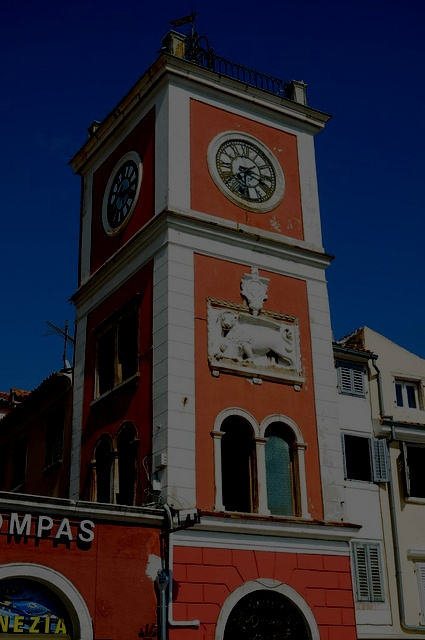
#> input picture blender-rope-sim/dr_data/dark_val/000010.jpg, 425 x 640 px, given as the content of the folder ./real_images/no_mask/two_hairties_resized, which was not available
$ python brighten_contrast.py
#> lines starting #> are read from the running program, lines starting #| are printed output that depends on the picture
import cv2
import os
import argparse
import json
import numpy as np

if __name__ == '__main__':
    parser = argparse.ArgumentParser()
    parser.add_argument('-d', '--dir', type=str, default='./real_images/no_mask/two_hairties_resized')
    args = parser.parse_args()
    output_dir = args.dir + '_editted'
    if not os.path.exists(output_dir):
    	os.mkdir(output_dir)

    alpha = 1.65 # Contrast control (1.0-3.0)
    beta = 0 # Brightness control (0-100)
    for f in os.listdir(args.dir):
        img = cv2.imread('%s/%s'%(args.dir, f)).copy()
#> img is the input picture: shape (640, 425, 3); mean B, G, R 50.1, 38.9, 42.2
        print(f)
        adjusted = cv2.convertScaleAbs(img, alpha=alpha, beta=beta)
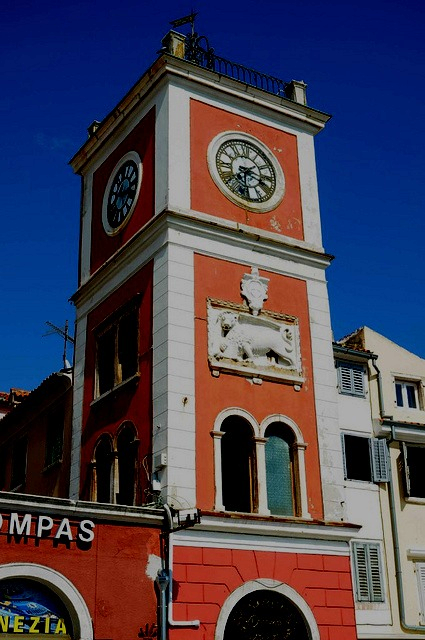
#> adjusted: shape (640, 425, 3); mean B, G, R 82.7, 64.2, 69.7
        filename = output_dir + '/' + f
        cv2.imwrite('{}'.format(filename), adjusted)

$ run again, on blender-rope-sim/dr_data/dark_val/000015.jpg
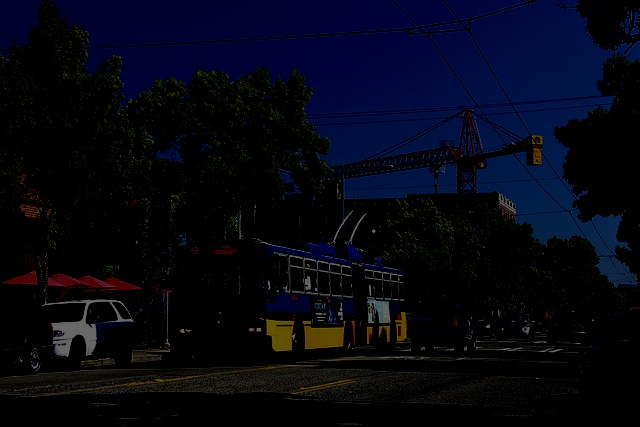
#> input picture blender-rope-sim/dr_data/dark_val/000015.jpg, 640 x 427 px, given as the content of the folder ./real_images/no_mask/two_hairties_resized, which was not available
#> img is the input picture: shape (427, 640, 3); mean B, G, R 19.4, 6.8, 4.9
#> `adjusted = cv2.convertScaleAbs(img, alpha=alpha, beta=beta)`:
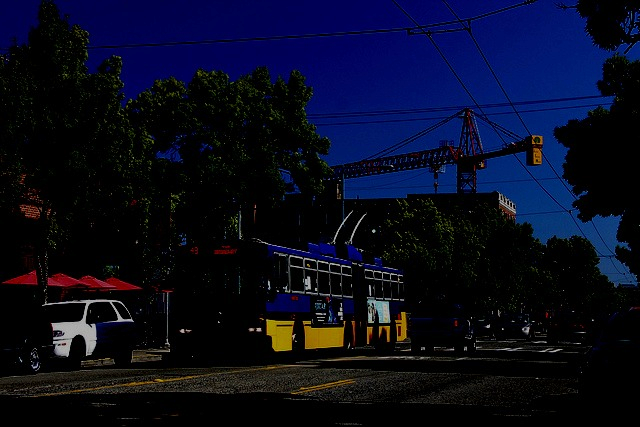
#> adjusted: shape (427, 640, 3); mean B, G, R 32.1, 11.2, 8.2
